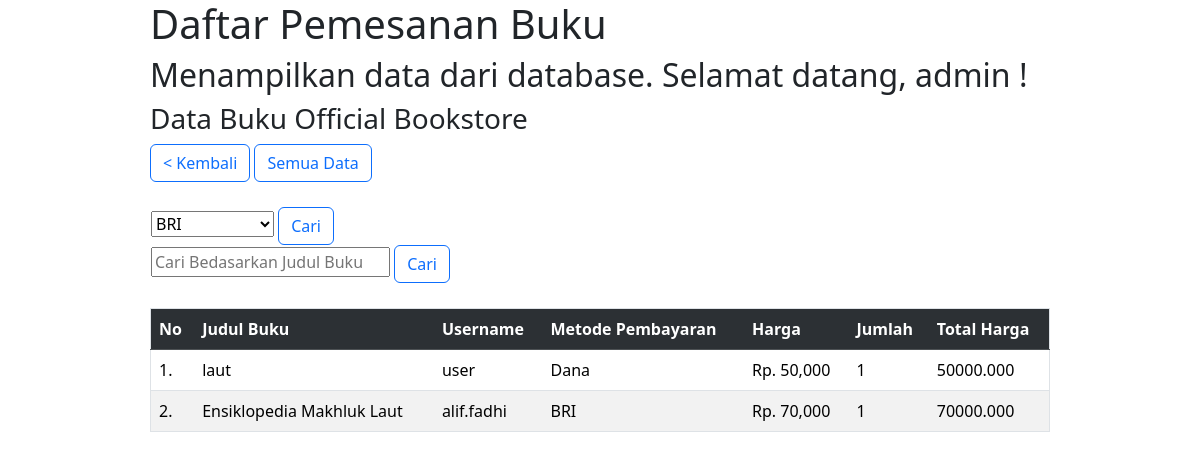
The app's page /pesanan/select-judul.php (signed in) with its own data.
### tables this page shows
CREATE TABLE `pesanan` (
  `id` int(255) NOT NULL,
  `nama_buku` varchar(30) NOT NULL,
  `username` varchar(10) NOT NULL,
  `metode` varchar(30) NOT NULL,
  `harga` decimal(10,3) NOT NULL,
  `jumlah` int(255) NOT NULL,
  `total` decimal(10,3) NOT NULL
);

### pesanan/select-judul.php (the view, shortened to what this page needs)
<!DOCTYPE html>
<html>
<head>
	<link href="https://cdn.jsdelivr.net/npm/bootstrap@5.3.3/dist/css/bootstrap.min.css" rel="stylesheet">
</head>
<body style="padding-right: 150px; padding-left: 150px;">
	<div class="judul">
    <h1>Daftar Pemesanan Buku</h1>
    <h2>Menampilkan data dari database. Selamat datang, <?php echo $_SESSION['username'] ?> !</h2>
	</div>
	<h3>Data Buku Official Bookstore</h3>
	<a class="btn btn-outline-primary" href="../admin/admin.php">< Kembali</a>
	<a class="btn btn-outline-primary" href="pesanan.php">Semua Data</a>
    <br><br>
    <table><td>
    <form action="select-metode.php" method="post">
                    <select name="metode" id="metode" required placeholder="Kategori">
                        <option value="BRI">BRI</option>
                    </select>
        <input class="btn btn-outline-primary" type="submit" value="Cari">
    </form>
    <form action="select-judul.php" method="post">
        <input type="text" name="nama_buku" placeholder="Cari Bedasarkan Judul Buku">
        <input class="btn btn-outline-primary" type="submit" value="Cari">
    </form>
    </td>
    </table>
	<br>
	<table border="1" class="table table-striped">
		<tr class="table-dark">
			<th>No</th>
			<th>Judul Buku</th>
			<th>Username</th>
			<th>Metode Pembayaran</th>
			<th>Harga</th>
            <th>Jumlah</th>
            <th>Total Harga</th>
		</tr>
		<?php
		include "../koneksi.php";
        $judul = $_POST['nama_buku'];
		$query_mysql = mysqli_query($koneksi, "SELECT id, nama_buku, username, metode, jumlah, total, FORMAT(harga, 0) AS harga FROM pesanan WHERE nama_buku LIKE '%".$judul."%' ")or die(mysqli_error());
		$nomor = 1;
		while($data = mysqli_fetch_array($query_mysql)){
		?>
		<tr>
			<td><?php echo $nomor++; ?>.</td>
			<td><?php echo $data['nama_buku']; ?></td>
			<td><?php echo $data['username']; ?></td>
			<td><?php echo $data['metode']; ?></td>
			<td><?php echo "Rp. {$data['harga']}"; ?></td>
			<td><?php echo $data['jumlah']; ?></td>
			<td><?php echo $data['total']; ?></td>
		</tr>
		<?php } ?>
	</table>
	<br>
	<br>
</body>
</html>

### records on screen
pesanan: nama_buku "laut", username "user", metode "Dana", harga "50,000", jumlah "1", total "50000.000"
pesanan: nama_buku "Ensiklopedia Makhluk Laut", username "alif.fadhi", metode "BRI", harga "70,000", jumlah "1", total "70000.000"

### other values on screen
$_SESSION['username'] "admin"
